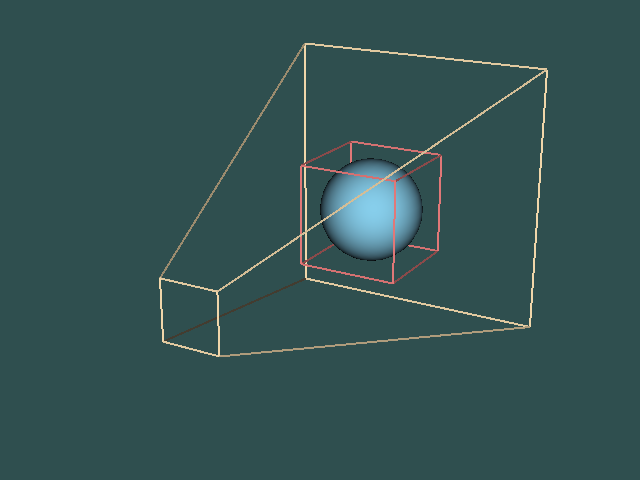

Here is the Python script that generated this plot:
#!/usr/bin/env python

# Demonstrate two ways to create vtkPlanes — from camera frustum planes and
# from bounding-box bounds.  A sphere is placed inside the frustum, and its
# bounding-box hull is shown as a wireframe around it, all in the same
# coordinate space.

# Factory overrides: importing these modules registers the OpenGL rendering
# and interaction style implementations for vtkRenderingCore factory classes.
import vtkmodules.vtkInteractionStyle  # noqa: F401
import vtkmodules.vtkRenderingOpenGL2  # noqa: F401
# VTK pipeline classes used in this example
from vtkmodules.vtkCommonDataModel import (
    vtkPlanes,
    vtkPolyData,
)
from vtkmodules.vtkFiltersCore import vtkHull
from vtkmodules.vtkFiltersSources import vtkSphereSource
from vtkmodules.vtkRenderingCore import (
    vtkActor,
    vtkCamera,
    vtkPolyDataMapper,
    vtkRenderWindow,
    vtkRenderWindowInteractor,
    vtkRenderer,
)

# Colors (normalized RGB)
moccasin_rgb = (1.0, 0.894, 0.710)
light_coral_rgb = (0.941, 0.502, 0.502)
light_blue_rgb = (0.529, 0.808, 0.922)
dark_slate_gray_background_rgb = (0.184, 0.310, 0.310)

# Source: a sphere positioned at the origin
sphere_source = vtkSphereSource()
sphere_source.SetRadius(0.5)
sphere_source.SetThetaResolution(32)
sphere_source.SetPhiResolution(32)
sphere_source.SetCenter(0.0, 0.0, -3.0)
sphere_source.Update()

# Mapper / Actor: solid sphere (light blue)
sphere_mapper = vtkPolyDataMapper()
sphere_mapper.SetInputConnection(sphere_source.GetOutputPort())

sphere_actor = vtkActor()
sphere_actor.SetMapper(sphere_mapper)
sphere_actor.GetProperty().SetColor(light_blue_rgb)

# ---- Method 1: vtkPlanes from camera frustum planes ----
frustum_planes = vtkPlanes()
frustum_camera = vtkCamera()
frustum_camera.SetClippingRange(1.0, 5.0)
planes_array = [0.0] * 24
frustum_camera.GetFrustumPlanes(1, planes_array)
frustum_planes.SetFrustumPlanes(planes_array)

# Filter: generate a convex hull from the frustum planes
frustum_hull = vtkHull()
frustum_hull.SetPlanes(frustum_planes)
frustum_pd = vtkPolyData()
frustum_hull.GenerateHull(frustum_pd, -10, 10, -10, 10, -10, 10)

# Mapper / Actor: frustum hull (moccasin wireframe)
frustum_mapper = vtkPolyDataMapper()
frustum_mapper.SetInputData(frustum_pd)

frustum_actor = vtkActor()
frustum_actor.SetMapper(frustum_mapper)
frustum_actor.GetProperty().SetColor(moccasin_rgb)
frustum_actor.GetProperty().SetRepresentationToWireframe()
frustum_actor.GetProperty().SetLineWidth(2)

# ---- Method 2: vtkPlanes from bounding-box bounds of the sphere ----
bounds_planes = vtkPlanes()
bounds = [0.0] * 6
sphere_source.GetOutput().GetBounds(bounds)
bounds_planes.SetBounds(bounds)

# Filter: generate a convex hull from the bounding-box planes
bounds_hull = vtkHull()
bounds_hull.SetPlanes(bounds_planes)
bounds_pd = vtkPolyData()
bounds_hull.GenerateHull(bounds_pd, -10, 10, -10, 10, -10, 10)

# Mapper / Actor: bounds hull (light coral wireframe)
bounds_mapper = vtkPolyDataMapper()
bounds_mapper.SetInputData(bounds_pd)

bounds_actor = vtkActor()
bounds_actor.SetMapper(bounds_mapper)
bounds_actor.GetProperty().SetColor(light_coral_rgb)
bounds_actor.GetProperty().SetRepresentationToWireframe()
bounds_actor.GetProperty().SetLineWidth(2)

# Renderer: assemble the scene — sphere inside frustum, bounding box around sphere
renderer = vtkRenderer()
renderer.AddActor(sphere_actor)
renderer.AddActor(frustum_actor)
renderer.AddActor(bounds_actor)
renderer.SetBackground(dark_slate_gray_background_rgb)

# Window
render_window = vtkRenderWindow()
render_window.AddRenderer(renderer)
render_window.SetWindowName("planes")
render_window.SetMultiSamples(0)
render_window.SetSize(640, 480)

# Interactor
render_window_interactor = vtkRenderWindowInteractor()
render_window_interactor.SetRenderWindow(render_window)

# Scene: configure the camera
renderer.ResetCamera()
renderer.GetActiveCamera().Azimuth(30)
renderer.GetActiveCamera().Elevation(20)
renderer.GetActiveCamera().Zoom(1.3)
renderer.ResetCameraClippingRange()

render_window_interactor.Initialize()
render_window_interactor.Start()
